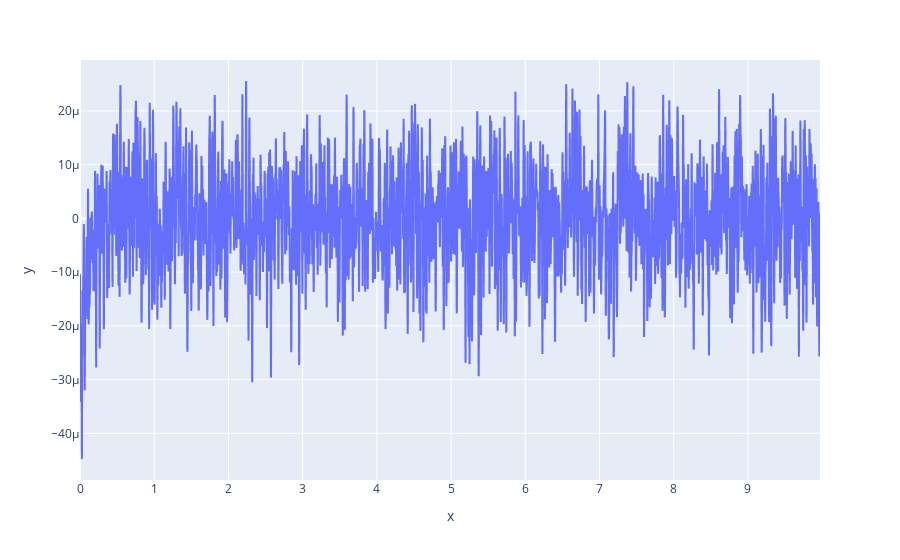

Notebook cell for this chart:
### Code cell
time, trial = left_real_times[0], left_real_trials[0]

px.line(x=time, y=trial)

### Figure 1 — Plotly figure (JSON) as saved in the notebook; plotly's stock layout.template omitted (floating-point values rounded to 4 significant figures; data arrays with more than 128 entries replaced by an {"elided": "..."} marker saying what was removed)
{"data": [{"hovertemplate": "x=%{x}<br>y=%{y}<extra></extra>", "legendgroup": "", "line": {"color": "#636efa", "dash": "solid"}, "marker": {"symbol": "circle"}, "mode": "lines", "name": "", "showlegend": false, "type": "scattergl", "x": {"elided": "9984 float values"}, "xaxis": "x", "y": {"elided": "9984 float values"}, "yaxis": "y"}], "layout": {"legend": {"tracegroupgap": 0}, "margin": {"t": 60}, "xaxis": {"anchor": "y", "domain": [0, 1], "title": {"text": "x"}}, "yaxis": {"anchor": "x", "domain": [0, 1], "title": {"text": "y"}}}}
